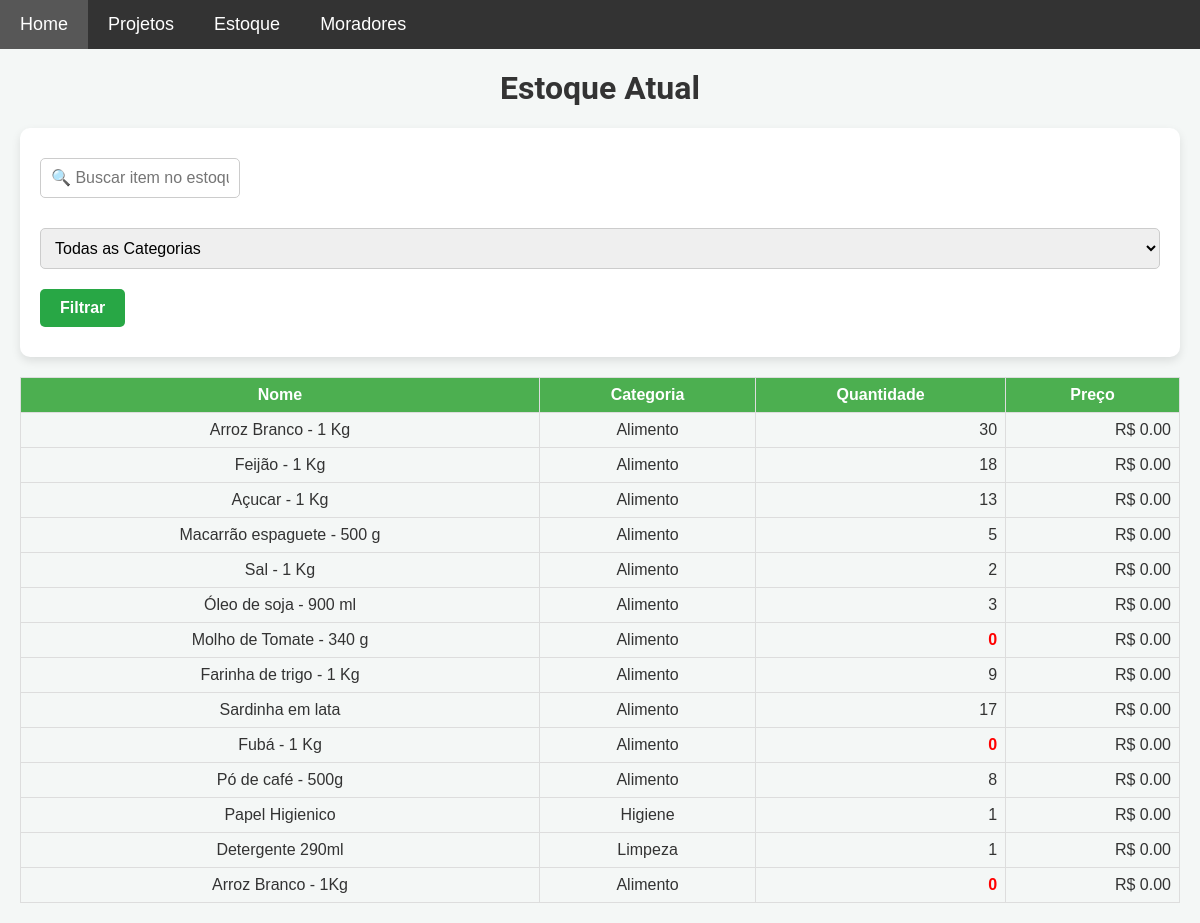
The page /estoque on the database its author committed.
### models.py (models this page shows)
class Item(db.Model):
    __table_args__ = {'extend_existing': True}  # Estende a tabela existente ao invés de tentar recriá-la
    id = db.Column(db.Integer, primary_key=True)
    nome = db.Column(db.String(100), nullable=False)
    descricao = db.Column(db.Text, nullable=False)
    categoria = db.Column(db.String(50), nullable=False)
    quantidade = db.Column(db.Integer, nullable=False, default=0)
    preco = db.Column(db.Float, nullable=False)

### app.py (the view)
@app.route('/estoque')
def estoque_atual():
    busca = request.args.get('busca', '')  # Termo de busca, se houver
    categoria = request.args.get('categoria', '')  # Categoria selecionada, se houver
    itens = Item.query.all()
    if busca:
        busca_sem_acentos = remover_acentos(busca).lower()
        itens = [
            item for item in itens
            if busca_sem_acentos in remover_acentos(item.nome).lower()
        ]
    if categoria and categoria != 'todas':
        itens = [item for item in itens if item.categoria == categoria]
    categorias = list(set([item.categoria for item in Item.query.all()]))
    return render_template('estoque_atual.html', itens=itens, categorias=categorias)

### templates/estoque_atual.html (shortened to what this page needs)
{% extends 'base.html' %}
{% block content %}
<h1>Estoque Atual</h1>
<form id="search-form" method="GET" action="/estoque" class="search-form">
    <div class="form-group">
        <input type="text" name="busca" id="search" placeholder="🔍 Buscar item no estoque..." value="{{ request.args.get('busca', '') }}">
    </div>
    <div class="form-group">
        <select name="categoria" id="categoria">
            <option value="todas">Todas as Categorias</option>
        </select>
    </div>
    <div class="form-group">
        <button type="submit"> Filtrar</button>
    </div>
</form>
{% if itens %}
<table class="estoque-table" id="estoqueTable" data-sort-direction="asc">
    <thead>
        <tr>
            <th>Nome </th>
            <th>Categoria </th>
            <th>Quantidade </th>
            <th>Preço </th>
        </tr>
    </thead>
    <tbody>
        {% for item in itens %}
        <tr>
            <td>{{ item.nome }}</td>
            <td>{{ item.categoria }}</td>
            <td class="{{ 'alerta' if item.quantidade <= 0 else '' }}">{{ item.quantidade }}</td>
            <td>R$ {{ '%.2f' | format(item.preco) }}</td>
        </tr>
        {% endfor %}
    </tbody>
</table>
{% else %}
    <p class="mensagens danger">Nenhum item encontrado.</p>
{% endif %}
{% endblock %}

### static/css/style.css (style rules this page uses)
body { font-family: 'Roboto', sans-serif; background-color: #f4f7f6; margin: 0; padding: 0; color: #333; }
h1, h3 { text-align: center; margin-top: 0; }
form { background-color: white; padding: 20px; border-radius: 10px; box-shadow: 0 4px 10px rgba(0, 0, 0, 0.1); margin-bottom: 20px; }
input[type="text"], input[type="date"], textarea, select { width: 100%; padding: 10px; margin: 10px 0; border: 1px solid #ccc; border-radius: 5px; font-size: 16px; box-sizing: border-box; }
form input[type="text"], form input[type="date"] { max-width: 200px; display: inline-block; margin-right: 10px; }
button, .btn { display: inline-block; padding: 10px 20px; background-color: #28a745; color: white; border: none; border-radius: 5px; font-size: 16px; font-weight: bold; cursor: pointer; transition: background-color 0.3s ease, color 0.3s ease; }
.estoque-table, .moradores-table { width: 100%; border-collapse: collapse; margin-top: 20px; font-family: Arial, sans-serif; }
.estoque-table th, .estoque-table td, .moradores-table th, .moradores-table td { border: 1px solid #ddd; padding: 8px; text-align: center; }
.estoque-table th, .moradores-table th { background-color: #4CAF50; color: white; font-weight: bold; }
.estoque-table td:nth-child(3), .estoque-table td:nth-child(4) { text-align: right; }
.estoque-table td.alerta { color: red; font-weight: bold; }
@media (max-width: 1600px) { .search-form { flex-direction: column; align-items: center; } }
@media (max-width: 1600px) { .search-form .form-group { margin-right: 0; margin-bottom: 10px; } }
@media (max-width: 1600px) { .search-form input[type="text"] { width: 100%; } }
.form-group { flex: 1; margin-right: 20px; }
.form-group:last-child { margin-right: 0; }
.form-group { flex: 1; }

### rows shown on the page
Item: nome "Arroz Branco - 1 Kg", categoria "Alimento", quantidade "30", preco "0.00"
Item: nome "Feijão - 1 Kg", categoria "Alimento", quantidade "18", preco "0.00"
Item: nome "Açucar - 1 Kg", categoria "Alimento", quantidade "13", preco "0.00"
Item: nome "Macarrão espaguete - 500 g", categoria "Alimento", quantidade "5", preco "0.00"
Item: nome "Sal - 1 Kg", categoria "Alimento", quantidade "2", preco "0.00"
Item: nome "Óleo de soja - 900 ml", categoria "Alimento", quantidade "3", preco "0.00"
Item: nome "Molho de Tomate - 340 g", categoria "Alimento", quantidade "0", preco "0.00"
Item: nome "Farinha de trigo - 1 Kg", categoria "Alimento", quantidade "9", preco "0.00"
Item: nome "Sardinha em lata", categoria "Alimento", quantidade "17", preco "0.00"
Item: nome "Fubá - 1 Kg", categoria "Alimento", quantidade "0", preco "0.00"
Item: nome "Pó de café - 500g", categoria "Alimento", quantidade "8", preco "0.00"
Item: nome "Papel Higienico", categoria "Higiene", quantidade "1", preco "0.00"
Item: nome "Detergente 290ml", categoria "Limpeza", quantidade "1", preco "0.00"
Item: nome "Arroz Branco - 1Kg", categoria "Alimento", quantidade "0", preco "0.00"
